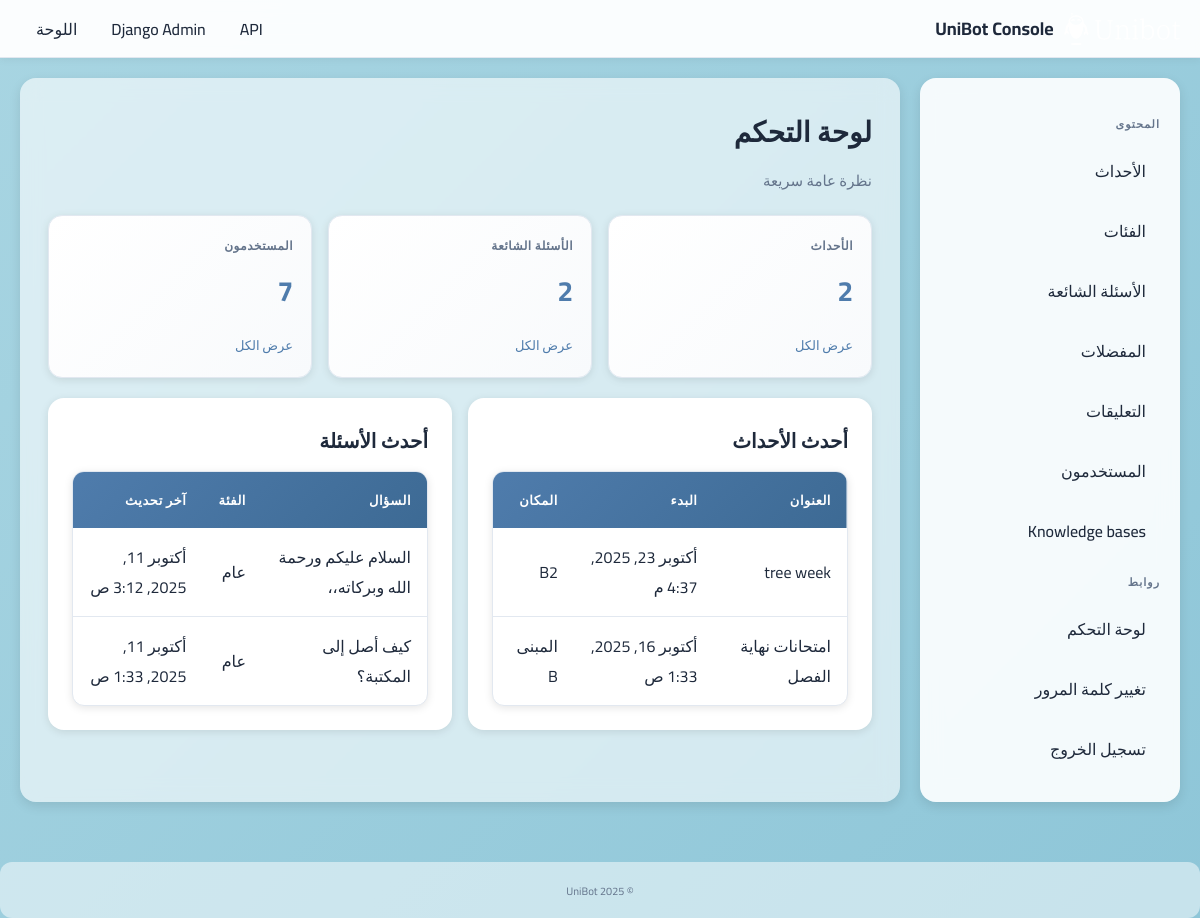
The app's page / (signed in) with its own data.
### core/models.py (models this page shows, shortened)
class Event(models.Model):
    id = models.UUIDField(primary_key=True, default=uuid.uuid4, editable=False)  # _id: UUID
    title = models.CharField(max_length=200)  # title: string
    slug = models.SlugField(max_length=220, unique=True, db_index=True, blank=True)  # جديد: رابط نظيف (unique, indexed)
    start_date = models.DateTimeField()  # start_date: ISODate
    end_date = models.DateTimeField(null=True, blank=True)  # end_date: ISODate (optional)
    location = models.CharField(max_length=100, blank=True)  # location: string
    description = models.TextField(blank=True)  # description: string
    image = models.ImageField(upload_to='events/', null=True, blank=True)  # جديد: صورة الحدث (optional)
    created_at = models.DateTimeField(auto_now_add=True)  # created_at
    updated_at = models.DateTimeField(auto_now=True)  # updated_at
    class Meta:
        verbose_name = 'حدث'
        verbose_name_plural = 'أحداث'
        ordering = ['start_date']

class FAQ(models.Model):
    id = models.UUIDField(primary_key=True, default=uuid.uuid4, editable=False)  # _id: UUID
    question = models.TextField()  # question: text
    answer = models.TextField()    # answer: text
    category = models.ForeignKey(Category, on_delete=models.CASCADE, related_name='faqs')  # category_id -> Category (ForeignKey)
    updated_by = models.ForeignKey(CustomUser, on_delete=models.SET_NULL, null=True, blank=True, related_name='updated_faqs')  # updated_by -> User
    created_at = models.DateTimeField(auto_now_add=True)  # created_at
    updated_at = models.DateTimeField(auto_now=True)  # updated_at
    class Meta:
        verbose_name = 'سؤال شائع'
        verbose_name_plural = 'أسئلة شائعة'
        ordering = ['-updated_at']  # ترتيب أحدث أولاً (Latest first)

class Category(models.Model):
    id = models.UUIDField(primary_key=True, default=uuid.uuid4, editable=False)  # _id: UUID
    name = models.CharField(max_length=100)  # name: string
    created_at = models.DateTimeField(auto_now_add=True)  # created_at
    updated_at = models.DateTimeField(auto_now=True)  # updated_at
    def __str__(self):
        return self.name
    class Meta:
        verbose_name = 'فئة'
        verbose_name_plural = 'فئات'
        ordering = ['name']

### custom_admin/views.py (the view)
# urls.py: path("", views.dashboard, name="dashboard"),
@staff_member_required
def dashboard(request):
    stats = {
        "events": Event.objects.count(),
        "faqs": FAQ.objects.count(),
        "users": CustomUser.objects.count(),
    }
    latest_events = Event.objects.order_by("-start_date")[:5]
    latest_faqs = FAQ.objects.order_by("-updated_at")[:5]
    return render(request, "custom_admin/dashboard.html", {
        "stats": stats,
        "latest_events": latest_events,
        "latest_faqs": latest_faqs,
        "title": "لوحة التحكم | UniBot",
    })

### custom_admin/templates/custom_admin/dashboard.html (shortened to what this page needs)
{% extends "custom_admin/base.html" %}
{% block content %}
  <h1 class="title">لوحة التحكم</h1>
  <p class="subtitle">نظرة عامة سريعة</p>
  <div class="grid-3">
    <div class="stat">
      <div class="stat-label">الأحداث</div>
      <div class="stat-value">{{ stats.events }}</div>
      <a class="stat-link" href="{% url 'custom_admin:events_list' %}">عرض الكل</a>
    </div>
    <div class="stat">
      <div class="stat-label">الأسئلة الشائعة</div>
      <div class="stat-value">{{ stats.faqs }}</div>
      <a class="stat-link" href="{% url 'custom_admin:faqs_list' %}">عرض الكل</a>
    </div>
    <div class="stat">
      <div class="stat-label">المستخدمون</div>
      <div class="stat-value">{{ stats.users }}</div>
      <a class="stat-link" href="{% url 'custom_admin:users_list' %}">عرض الكل</a>
    </div>
  </div>
  <div class="grid-2">
    <div class="card">
      <h3 class="section-title">أحدث الأحداث</h3>
      {% if latest_events %}
      <div class="table-wrap">
        <table class="table">
          <thead><tr><th>العنوان</th><th>البدء</th><th>المكان</th></tr></thead>
          <tbody>
            {% for e in latest_events %}
              <tr>
                <td>{{ e.title }}</td>
                <td>{{ e.start_date }}</td>
                <td>{{ e.location }}</td>
              </tr>
            {% endfor %}
          </tbody>
        </table>
      </div>
      {% else %}
        <div class="empty">لا توجد أحداث</div>
      {% endif %}
    </div>
    <div class="card">
      <h3 class="section-title">أحدث الأسئلة</h3>
      {% if latest_faqs %}
      <div class="table-wrap">
        <table class="table">
          <thead><tr><th>السؤال</th><th>الفئة</th><th>آخر تحديث</th></tr></thead>
          <tbody>
            {% for f in latest_faqs %}
              <tr>
                <td>{{ f.question }}</td>
                <td>{{ f.category }}</td>
                <td>{{ f.updated_at }}</td>
              </tr>
            {% endfor %}
          </tbody>
        </table>
      </div>
      {% else %}
        <div class="empty">لا توجد أسئلة</div>
      {% endif %}
    </div>
  </div>
{% endblock %}

### custom_admin/static/custom_admin/css/admin.css (style rules this page uses)
:root { --bg-gradient-start: #a8d5e2; --bg-gradient-end: #8ec6d8; --card-bg: #ffffff; --text-dark: #1e293b; --text-muted: #64748b; --primary: #4f7cac; --primary-hover: #3d6a94; --success: #22c55e; --danger: #ef4444; --warning: #f59e0b; --border: #e2e8f0; --input-bg: #f8fafc; --shadow: rgba(0, 0, 0, 0.1); }
* { box-sizing: border-box; margin: 0; padding: 0; }
html, body { margin: 0; padding: 0; background: linear-gradient(135deg, var(--bg-gradient-start) 0%, var(--bg-gradient-end) 100%); background-attachment: fixed; color: var(--text-dark); font-family: "Cairo", system-ui, "Segoe UI", Roboto, Arial, sans-serif; direction: rtl; min-height: 100vh; }
a { color: var(--primary); text-decoration: none; transition: color 0.2s ease; }
.card { background: var(--card-bg); border-radius: 16px; padding: 24px; margin-bottom: 20px; box-shadow: 0 2px 8px var(--shadow); }
.title { margin: 0 0 8px; font-size: 28px; color: var(--text-dark); font-weight: 700; }
.subtitle { margin: 0 0 20px; color: var(--text-muted); font-size: 15px; }
.section-title { margin: 0 0 12px; font-size: 20px; font-weight: 600; color: var(--text-dark); }
.grid-3 { display: grid; grid-template-columns: repeat(3, 1fr); gap: 16px; margin-bottom: 20px; }
.grid-2 { display: grid; grid-template-columns: repeat(2, 1fr); gap: 16px; }
.stat { background: linear-gradient(135deg, #ffffff 0%, #f8fafc 100%); border: 1px solid var(--border); border-radius: 14px; padding: 18px; box-shadow: 0 2px 8px var(--shadow); transition: transform 0.2s ease; }
.stat-label { color: var(--text-muted); font-size: 12px; text-transform: uppercase; letter-spacing: 0.5px; font-weight: 600; }
.stat-value { font-size: 28px; margin: 8px 0 12px; font-weight: 700; color: var(--primary); }
.stat-link { font-size: 13px; color: var(--primary); font-weight: 500; }
table { width: 100%; background: var(--card-bg); border-radius: 12px; overflow: hidden; border: 1px solid var(--border); border-collapse: separate; border-spacing: 0; box-shadow: 0 2px 8px var(--shadow); }
thead { background: linear-gradient(135deg, var(--primary) 0%, var(--primary-hover) 100%); color: white; }
thead th { padding: 16px; font-weight: 600; text-align: right; font-size: 13px; text-transform: uppercase; letter-spacing: 0.5px; }
tbody td { padding: 14px 16px; border-bottom: 1px solid var(--border); color: var(--text-dark); text-align: right; }
tbody tr:last-child td { border-bottom: none; }

### records on screen
Event: title "tree week", start_date "أكتوبر 23, 2025, 4:37 م", location "B2"
Event: title "امتحانات نهاية الفصل", start_date "أكتوبر 16, 2025, 1:33 ص", location "المبنى B"
FAQ: question "السلام عليكم ورحمة الله وبركاته،،", category "عام", updated_at "أكتوبر 11, 2025, 3:12 ص"
FAQ: question "كيف أصل إلى المكتبة؟", category "عام", updated_at "أكتوبر 11, 2025, 1:33 ص"

### other values on screen
{{ stats.events }} "2"
{{ stats.faqs }} "2"
{{ stats.users }} "7"
